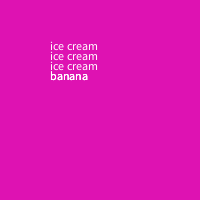
Frame 1 (no input)
Frame 60 (the mouse pressed at the canvas centre just before this capture): identical to frame 1, image omitted
Frame 120 (the mouse held since frame 60 and released just before this capture): identical to frame 1, image omitted

The Processing sketch that drew this single still picture (run headless with seeded random() and noise(); from frame 60 on, the mouse is pressed at the canvas centre):

// Processing sketch: bananaSplit_180703b
// ── bananaSplit_180703b.pde
void setup(){
   size(200,200);
   
}
void draw() {
  background(222,18,178);
  for(int i=0; i<3; i++){
    text("ice cream", 50, 50+10*i);
    text("banana", 50, 80);
  }
}
